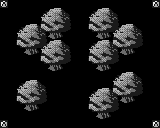

Rendered tile map (Tiled .tmx) drawn with the repository's tilesets; below, a short description and the full map source, tile grids included:
An orthogonal 20x16 tile map with 8x8 px tiles, 3 tile layers (Background, Collision, Overlap).

<map version="1.0" orientation="orthogonal" renderorder="right-down" width="20" height="16" tilewidth="8" tileheight="8" nextobjectid="1">
 <tileset firstgid="1" name="char_sheet" tilewidth="8" tileheight="8" tilecount="1024">
  <image source="char_sheet.png" width="256" height="256" />
 </tileset>
 <layer name="Background" width="20" height="16">
  <data encoding="csv">
63,0,0,0,0,0,0,0,0,0,0,0,0,0,0,0,0,0,0,63,
0,0,0,0,0,0,0,0,0,0,0,0,0,0,0,0,0,0,0,0,
0,0,0,0,0,0,0,0,0,0,0,0,0,0,0,0,0,0,0,0,
0,0,0,0,0,0,0,0,0,0,0,0,0,0,0,0,0,0,0,0,
0,0,0,0,0,0,0,0,0,0,0,0,0,0,0,0,0,0,0,0,
0,0,0,0,0,0,0,0,0,0,0,0,0,0,0,0,0,0,0,0,
0,0,0,0,0,0,0,0,0,0,0,0,0,0,0,0,0,0,0,0,
0,0,0,0,0,0,0,0,0,0,0,0,0,0,0,0,0,0,0,0,
0,0,0,0,0,0,0,0,0,0,0,0,0,0,0,0,0,0,0,0,
0,0,0,0,0,0,0,0,0,0,0,0,0,0,0,0,0,0,0,0,
0,0,0,0,0,0,0,0,0,0,0,0,0,0,0,0,0,0,0,0,
0,0,0,0,0,0,0,0,0,0,0,0,0,0,0,0,0,0,0,0,
0,0,0,0,0,0,0,0,0,0,0,0,0,0,0,0,0,0,0,0,
0,0,0,0,0,0,0,0,0,0,0,0,0,0,0,0,0,0,0,0,
0,0,0,0,0,0,0,0,0,0,0,0,0,0,0,0,0,0,0,0,
63,0,0,0,0,0,0,0,0,0,0,0,0,0,0,0,0,0,0,63
</data>
 </layer>
 <layer name="Collision" width="20" height="16">
  <data encoding="csv">
0,0,0,0,0,0,0,0,0,0,0,0,0,0,0,0,0,0,0,0,
0,0,0,0,0,0,0,0,0,0,0,0,0,0,0,0,0,0,0,0,
0,0,0,0,0,0,0,0,0,0,0,0,0,0,0,0,0,0,0,0,
0,0,0,0,0,405,406,407,408,0,0,405,406,407,408,0,0,0,0,0,
0,0,0,0,0,0,439,440,0,0,0,0,439,440,0,0,0,0,0,0,
0,0,405,406,407,408,0,0,0,0,0,0,0,0,405,406,407,408,0,0,
0,0,0,439,440,0,0,0,0,0,0,0,0,0,0,439,440,0,0,0,
0,0,0,0,0,405,406,407,408,0,0,405,406,407,408,0,0,0,0,0,
0,0,0,0,0,0,439,440,0,0,0,0,439,440,0,0,0,0,0,0,
0,0,0,0,0,0,0,0,0,0,0,0,0,0,0,0,0,0,0,0,
0,0,0,0,0,0,0,0,0,0,0,0,0,0,0,0,0,0,0,0,
0,0,0,0,0,0,0,0,0,0,0,0,0,0,405,406,407,408,0,0,
0,0,405,406,407,408,0,0,0,0,0,0,0,0,0,439,440,0,0,0,
0,0,0,439,440,0,0,0,0,0,0,405,406,407,408,0,0,0,0,0,
0,0,0,0,0,0,0,0,0,0,0,0,439,440,0,0,0,0,0,0,
0,0,0,0,0,0,0,0,0,0,0,0,0,0,0,0,0,0,0,0
</data>
 </layer>
 <layer name="Overlap" width="20" height="16">
  <data encoding="csv">
0,0,0,0,0,0,0,0,0,0,0,0,0,0,0,0,0,0,0,0,
0,0,0,0,0,341,342,343,344,0,0,341,342,343,344,0,0,0,0,0,
0,0,0,0,0,373,374,375,376,0,0,373,374,375,376,0,0,0,0,0,
0,0,341,342,343,344,0,0,0,0,0,0,0,0,341,342,343,344,0,0,
0,0,373,374,375,376,0,0,0,0,0,0,0,0,373,374,375,376,0,0,
0,0,0,0,0,341,342,343,344,0,0,341,342,343,344,0,0,0,0,0,
0,0,0,0,0,373,374,375,376,0,0,373,374,375,376,0,0,0,0,0,
0,0,0,0,0,0,0,0,0,0,0,0,0,0,0,0,0,0,0,0,
0,0,0,0,0,0,0,0,0,0,0,0,0,0,0,0,0,0,0,0,
0,0,0,0,0,0,0,0,0,0,0,0,0,0,341,342,343,344,0,0,
0,0,341,342,343,344,0,0,0,0,0,0,0,0,373,374,375,376,0,0,
0,0,373,374,375,376,0,0,0,0,0,341,342,343,344,0,0,0,0,0,
0,0,0,0,0,0,0,0,0,0,0,373,374,375,376,0,0,0,0,0,
0,0,0,0,0,0,0,0,0,0,0,0,0,0,0,0,0,0,0,0,
0,0,0,0,0,0,0,0,0,0,0,0,0,0,0,0,0,0,0,0,
0,0,0,0,0,0,0,0,0,0,0,0,0,0,0,0,0,0,0,0
</data>
 </layer>
</map>
